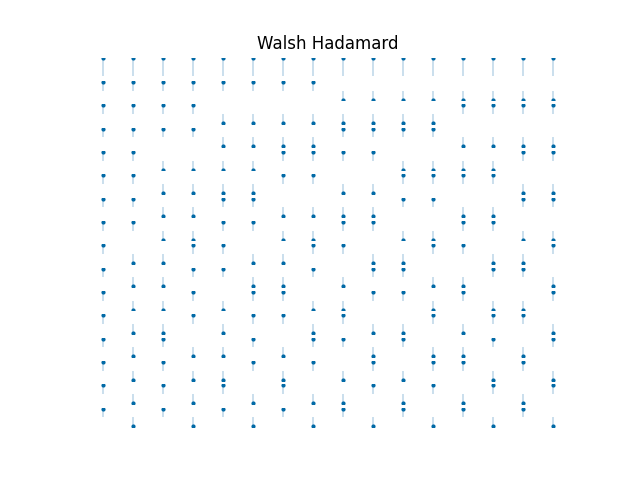

Python code for this plot:
import numpy as np
import matplotlib.pyplot as plt
from scipy.linalg import hadamard

from General.MyDisp import MyDisp

# Parameters
NR = 16
NC = 1

# Walsh Hadamard transform (normalized)
HAD = hadamard(NR) / np.sqrt(NR)

# Walsh sequency ordering
HadIdx = np.arange(NR)
M = int(np.log2(NR)) + 1

# Bit reverse
binHadIdx = np.array([list(np.binary_repr(i, width=M)) for i in HadIdx], dtype=int)
binHadIdx = np.fliplr(binHadIdx)

binSeqIdx = np.zeros((NR, M - 1), dtype=int)
for k in range(M - 1, 0, -1):
    binSeqIdx[:, k - 1] = np.bitwise_xor(binHadIdx[:, k], binHadIdx[:, k - 1])

SeqIdx = binSeqIdx.dot(2 ** np.arange(M - 2, -1, -1))
WHT = HAD[SeqIdx, :]

# Display
plt.figure()
position = 1
Error = MyDisp(WHT, NR, NC, position, 'Walsh Hadamard')

# Print to file
plt.savefig('Figure63WHT.png')
plt.show()
